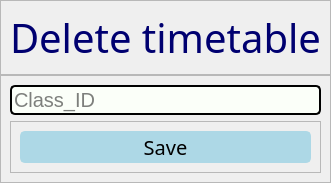
               <widget class="QWidget" name="page13">
                <layout class="QVBoxLayout" name="verticalLayout_47">
                 <property name="spacing">
                  <number>0</number>
                 </property>
                 <property name="leftMargin">
                  <number>0</number>
                 </property>
                 <property name="topMargin">
                  <number>0</number>
                 </property>
                 <property name="rightMargin">
                  <number>0</number>
                 </property>
                 <property name="bottomMargin">
                  <number>0</number>
                 </property>
                 <item>
                  <widget class="QFrame" name="frame_69">
                   <property name="frameShape">
                    <enum>QFrame::StyledPanel</enum>
                   </property>
                   <property name="frameShadow">
                    <enum>QFrame::Raised</enum>
                   </property>
                   <layout class="QVBoxLayout" name="verticalLayout_48">
                    <item alignment="Qt::AlignHCenter">
                     <widget class="QLabel" name="label_27">
                      <property name="font">
                       <font>
                        <family>Arial Rounded MT Bold</family>
                        <pointsize>30</pointsize>
                       </font>
                      </property>
                      <property name="styleSheet">
                       <string notr="true">color: rgb(0, 0, 112);
border-color: rgb(251, 255, 249);</string>
                      </property>
                      <property name="text">
                       <string>Delete timetable</string>
                      </property>
                     </widget>
                    </item>
                   </layout>
                  </widget>
                 </item>
                 <item alignment="Qt::AlignTop">
                  <widget class="QFrame" name="frame_70">
                   <property name="frameShape">
                    <enum>QFrame::StyledPanel</enum>
                   </property>
                   <property name="frameShadow">
                    <enum>QFrame::Raised</enum>
                   </property>
                   <layout class="QVBoxLayout" name="verticalLayout_49">
                    <item>
                     <widget class="QLineEdit" name="lineEdit_10">
                      <property name="font">
                       <font>
                        <pointsize>15</pointsize>
                       </font>
                      </property>
                      <property name="styleSheet">
                       <string notr="true">border: 2px solid  ;
border-radius: 5px;
background-color: rgb(251, 255, 249);</string>
                      </property>
                      <property name="placeholderText">
                       <string>Class_ID</string>
                      </property>
                     </widget>
                    </item>
                    <item>
                     <widget class="QFrame" name="frame_71">
                      <property name="frameShape">
                       <enum>QFrame::StyledPanel</enum>
                      </property>
                      <property name="frameShadow">
                       <enum>QFrame::Raised</enum>
                      </property>
                      <layout class="QVBoxLayout" name="verticalLayout_50">
                       <item>
                        <widget class="QPushButton" name="delete_saveButton_timetable">
                         <property name="font">
                          <font>
                           <family>Arial Rounded MT Bold</family>
                           <pointsize>15</pointsize>
                          </font>
                         </property>
                         <property name="styleSheet">
                          <string notr="true">border: 2px solid lightblue ;
border-radius: 5px;
background-color: rgb(251, 255, 249);
background-color: rgb(173, 216, 230);</string>
                         </property>
                         <property name="text">
                          <string>Save</string>
                         </property>
                         <property name="shortcut">
                          <string>Return</string>
                         </property>
                        </widget>
                       </item>
                      </layout>
                     </widget>
                    </item>
                   </layout>
                  </widget>
                 </item>
                </layout>
               </widget>
